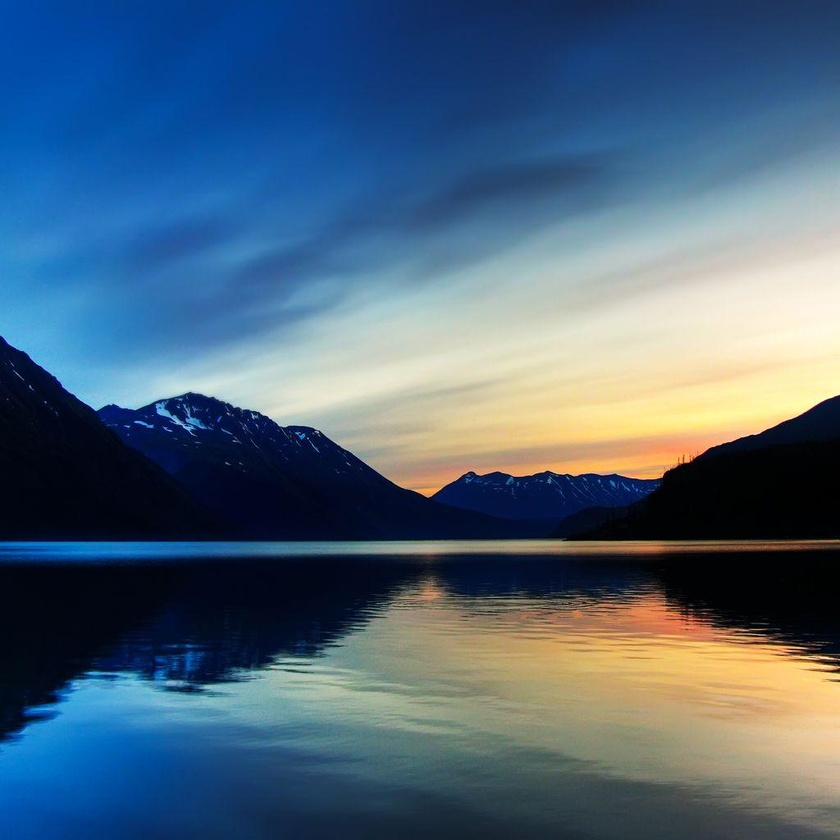
#> input picture 2/sample.jpg, 840 x 840 px, shrunk from 1024 x 1024 before the run, found by its file name
$ python read.py
#> lines starting #> are read from the running program, lines starting #| are printed output that depends on the picture
import cv2
import numpy as np
import matplotlib.pyplot as plt

# Read the image
image = cv2.imread(r"C:\Users\jayda\OneDrive\Desktop\IP Practical\2\sample.jpg", cv2.IMREAD_GRAYSCALE)
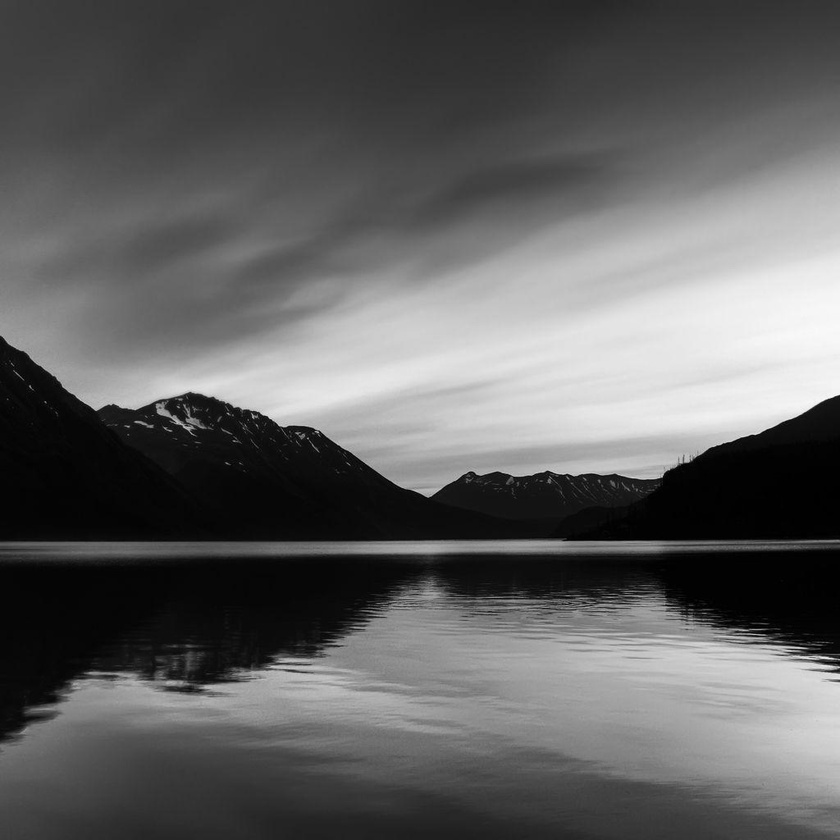
#> image: shape (840, 840); min 0, max 252, mean 96.8

# Display the original image
plt.subplot(2, 2, 1)
plt.imshow(image, cmap="gray")
plt.title("Original Image")

# Display the histogram of the original image
plt.subplot(2, 2, 2)
plt.hist(image.flatten(), 256, [0, 256], color='r')
plt.title("Histogram - Original Image")

# Equalize the histogram
equalized_image = cv2.equalizeHist(image)
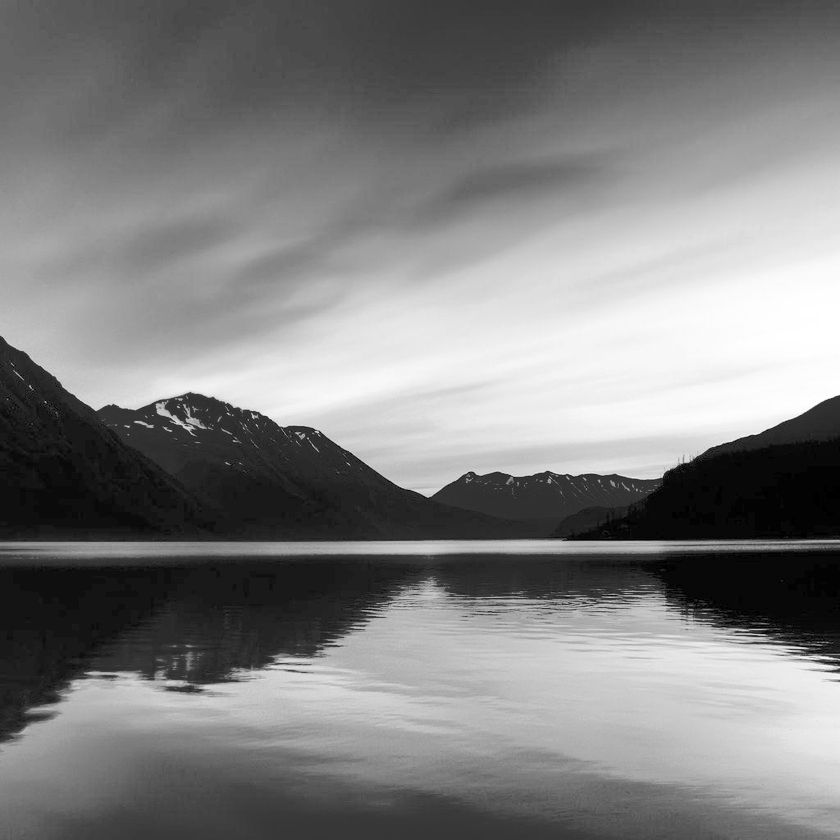
#> equalized_image: shape (840, 840); min 0, max 255, mean 128.2

# Display the equalized image
plt.subplot(2, 2, 3)
plt.imshow(equalized_image, cmap="gray")
plt.title("Equalized Image")

# Display the histogram of the equalized image
plt.subplot(2, 2, 4)
plt.hist(equalized_image.flatten(), 256, [0, 256], color='r')
plt.title("Histogram - Equalized Image")

# Show the plots
plt.show()
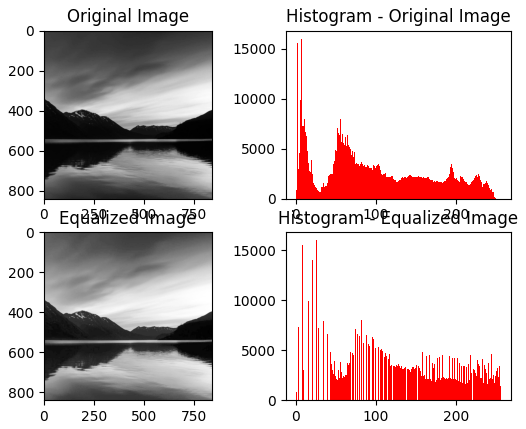
#> figure drawn by matplotlib, 4 panels; panel 2: tallest bar 16003 high, from x = 7 to 8; panel 4: tallest bar 16003 high, from x = 25 to 26
